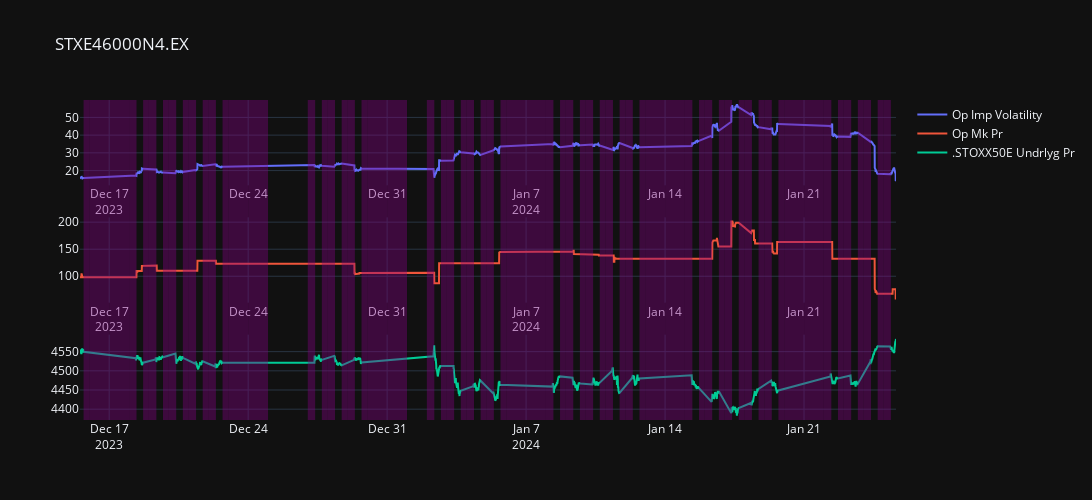

This figure's notebook cell:
### Code cell
IIVNGIPAC_optn_test3.graph(mrkt_exhng_open_time='9:00', mrkt_exhng_close_time='17:00').stack3().fig

### Figure 1 — Plotly figure (JSON) as saved in the notebook; plotly's stock layout.template omitted (floating-point values rounded to 4 significant figures; data arrays with more than 128 entries replaced by an {"elided": "..."} marker saying what was removed)
{"data": [{"name": "Op Imp Volatility", "type": "scatter", "x": {"elided": "1395 str values"}, "xaxis": "x", "y": {"elided": "1395 float values"}, "yaxis": "y"}, {"name": "Op Mk Pr", "type": "scatter", "x": {"elided": "1395 str values"}, "xaxis": "x2", "y": {"elided": "1395 float values"}, "yaxis": "y2"}, {"name": ".STOXX50E Undrlyg Pr", "type": "scatter", "x": {"elided": "1395 str values"}, "xaxis": "x3", "y": {"elided": "1395 float values"}, "yaxis": "y3"}], "layout": {"autosize": false, "height": 500, "shapes": [{"fillcolor": "purple", "line": {"color": "purple", "width": 0}, "opacity": 0.4, "type": "rect", "x0": "2023-12-15T17:00:00", "x1": "2023-12-15T23:59:59", "xref": "x", "y0": 0, "y1": 1, "yref": "paper"}, {"fillcolor": "purple", "line": {"color": "purple", "width": 0}, "opacity": 0.4, "type": "rect", "x0": "2023-12-16T00:00:00", "x1": "2023-12-16T23:59:59", "xref": "x", "y0": 0, "y1": 1, "yref": "paper"}, {"fillcolor": "purple", "line": {"color": "purple", "width": 0}, "opacity": 0.4, "type": "rect", "x0": "2023-12-17T00:00:00", "x1": "2023-12-17T23:59:59", "xref": "x", "y0": 0, "y1": 1, "yref": "paper"}, {"fillcolor": "purple", "line": {"color": "purple", "width": 0}, "opacity": 0.4, "type": "rect", "x0": "2023-12-18T00:00:01", "x1": "2023-12-18T09:00:00", "xref": "x", "y0": 0, "y1": 1, "yref": "paper"}, {"fillcolor": "purple", "line": {"color": "purple", "width": 0}, "opacity": 0.4, "type": "rect", "x0": "2023-12-18T17:00:00", "x1": "2023-12-18T23:59:59", "xref": "x", "y0": 0, "y1": 1, "yref": "paper"}, {"fillcolor": "purple", "line": {"color": "purple", "width": 0}, "opacity": 0.4, "type": "rect", "x0": "2023-12-19T00:00:01", "x1": "2023-12-19T09:00:00", "xref": "x", "y0": 0, "y1": 1, "yref": "paper"}, {"fillcolor": "purple", "line": {"color": "purple", "width": 0}, "opacity": 0.4, "type": "rect", "x0": "2023-12-19T17:00:00", "x1": "2023-12-19T23:59:59", "xref": "x", "y0": 0, "y1": 1, "yref": "paper"}, {"fillcolor": "purple", "line": {"color": "purple", "width": 0}, "opacity": 0.4, "type": "rect", "x0": "2023-12-20T00:00:01", "x1": "2023-12-20T09:00:00", "xref": "x", "y0": 0, "y1": 1, "yref": "paper"}, {"fillcolor": "purple", "line": {"color": "purple", "width": 0}, "opacity": 0.4, "type": "rect", "x0": "2023-12-20T17:00:00", "x1": "2023-12-20T23:59:59", "xref": "x", "y0": 0, "y1": 1, "yref": "paper"}, {"fillcolor": "purple", "line": {"color": "purple", "width": 0}, "opacity": 0.4, "type": "rect", "x0": "2023-12-21T00:00:01", "x1": "2023-12-21T09:00:00", "xref": "x", "y0": 0, "y1": 1, "yref": "paper"}, {"fillcolor": "purple", "line": {"color": "purple", "width": 0}, "opacity": 0.4, "type": "rect", "x0": "2023-12-21T17:00:00", "x1": "2023-12-21T23:59:59", "xref": "x", "y0": 0, "y1": 1, "yref": "paper"}, {"fillcolor": "purple", "line": {"color": "purple", "width": 0}, "opacity": 0.4, "type": "rect", "x0": "2023-12-22T00:00:01", "x1": "2023-12-22T09:00:00", "xref": "x", "y0": 0, "y1": 1, "yref": "paper"}, {"fillcolor": "purple", "line": {"color": "purple", "width": 0}, "opacity": 0.4, "type": "rect", "x0": "2023-12-22T17:00:00", "x1": "2023-12-22T23:59:59", "xref": "x", "y0": 0, "y1": 1, "yref": "paper"}, {"fillcolor": "purple", "line": {"color": "purple", "width": 0}, "opacity": 0.4, "type": "rect", "x0": "2023-12-23T00:00:00", "x1": "2023-12-23T23:59:59", "xref": "x", "y0": 0, "y1": 1, "yref": "paper"}, {"fillcolor": "purple", "line": {"color": "purple", "width": 0}, "opacity": 0.4, "type": "rect", "x0": "2023-12-24T00:00:00", "x1": "2023-12-24T23:59:59", "xref": "x", "y0": 0, "y1": 1, "yref": "paper"}, {"fillcolor": "purple", "line": {"color": "purple", "width": 0}, "opacity": 0.4, "type": "rect", "x0": "2023-12-27T00:00:01", "x1": "2023-12-27T09:00:00", "xref": "x", "y0": 0, "y1": 1, "yref": "paper"}, {"fillcolor": "purple", "line": {"color": "purple", "width": 0}, "opacity": 0.4, "type": "rect", "x0": "2023-12-27T17:00:00", "x1": "2023-12-27T23:59:59", "xref": "x", "y0": 0, "y1": 1, "yref": "paper"}, {"fillcolor": "purple", "line": {"color": "purple", "width": 0}, "opacity": 0.4, "type": "rect", "x0": "2023-12-28T00:00:01", "x1": "2023-12-28T09:00:00", "xref": "x", "y0": 0, "y1": 1, "yref": "paper"}, {"fillcolor": "purple", "line": {"color": "purple", "width": 0}, "opacity": 0.4, "type": "rect", "x0": "2023-12-28T17:00:00", "x1": "2023-12-28T23:59:59", "xref": "x", "y0": 0, "y1": 1, "yref": "paper"}, {"fillcolor": "purple", "line": {"color": "purple", "width": 0}, "opacity": 0.4, "type": "rect", "x0": "2023-12-29T00:00:01", "x1": "2023-12-29T09:00:00", "xref": "x", "y0": 0, "y1": 1, "yref": "paper"}, {"fillcolor": "purple", "line": {"color": "purple", "width": 0}, "opacity": 0.4, "type": "rect", "x0": "2023-12-29T17:00:00", "x1": "2023-12-29T23:59:59", "xref": "x", "y0": 0, "y1": 1, "yref": "paper"}, {"fillcolor": "purple", "line": {"color": "purple", "width": 0}, "opacity": 0.4, "type": "rect", "x0": "2023-12-30T00:00:00", "x1": "2023-12-30T23:59:59", "xref": "x", "y0": 0, "y1": 1, "yref": "paper"}, {"fillcolor": "purple", "line": {"color": "purple", "width": 0}, "opacity": 0.4, "type": "rect", "x0": "2023-12-31T00:00:00", "x1": "2023-12-31T23:59:59", "xref": "x", "y0": 0, "y1": 1, "yref": "paper"}, {"fillcolor": "purple", "line": {"color": "purple", "width": 0}, "opacity": 0.4, "type": "rect", "x0": "2024-01-02T00:00:01", "x1": "2024-01-02T09:00:00", "xref": "x", "y0": 0, "y1": 1, "yref": "paper"}, {"fillcolor": "purple", "line": {"color": "purple", "width": 0}, "opacity": 0.4, "type": "rect", "x0": "2024-01-02T17:00:00", "x1": "2024-01-02T23:59:59", "xref": "x", "y0": 0, "y1": 1, "yref": "paper"}, {"fillcolor": "purple", "line": {"color": "purple", "width": 0}, "opacity": 0.4, "type": "rect", "x0": "2024-01-03T00:00:01", "x1": "2024-01-03T09:00:00", "xref": "x", "y0": 0, "y1": 1, "yref": "paper"}, {"fillcolor": "purple", "line": {"color": "purple", "width": 0}, "opacity": 0.4, "type": "rect", "x0": "2024-01-03T17:00:00", "x1": "2024-01-03T23:59:59", "xref": "x", "y0": 0, "y1": 1, "yref": "paper"}, {"fillcolor": "purple", "line": {"color": "purple", "width": 0}, "opacity": 0.4, "type": "rect", "x0": "2024-01-04T00:00:01", "x1": "2024-01-04T09:00:00", "xref": "x", "y0": 0, "y1": 1, "yref": "paper"}, {"fillcolor": "purple", "line": {"color": "purple", "width": 0}, "opacity": 0.4, "type": "rect", "x0": "2024-01-04T17:00:00", "x1": "2024-01-04T23:59:59", "xref": "x", "y0": 0, "y1": 1, "yref": "paper"}, {"fillcolor": "purple", "line": {"color": "purple", "width": 0}, "opacity": 0.4, "type": "rect", "x0": "2024-01-05T00:00:01", "x1": "2024-01-05T09:00:00", "xref": "x", "y0": 0, "y1": 1, "yref": "paper"}, {"fillcolor": "purple", "line": {"color": "purple", "width": 0}, "opacity": 0.4, "type": "rect", "x0": "2024-01-05T17:00:00", "x1": "2024-01-05T23:59:59", "xref": "x", "y0": 0, "y1": 1, "yref": "paper"}, {"fillcolor": "purple", "line": {"color": "purple", "width": 0}, "opacity": 0.4, "type": "rect", "x0": "2024-01-06T00:00:00", "x1": "2024-01-06T23:59:59", "xref": "x", "y0": 0, "y1": 1, "yref": "paper"}, {"fillcolor": "purple", "line": {"color": "purple", "width": 0}, "opacity": 0.4, "type": "rect", "x0": "2024-01-07T00:00:00", "x1": "2024-01-07T23:59:59", "xref": "x", "y0": 0, "y1": 1, "yref": "paper"}, {"fillcolor": "purple", "line": {"color": "purple", "width": 0}, "opacity": 0.4, "type": "rect", "x0": "2024-01-08T00:00:01", "x1": "2024-01-08T09:00:00", "xref": "x", "y0": 0, "y1": 1, "yref": "paper"}, {"fillcolor": "purple", "line": {"color": "purple", "width": 0}, "opacity": 0.4, "type": "rect", "x0": "2024-01-08T17:00:00", "x1": "2024-01-08T23:59:59", "xref": "x", "y0": 0, "y1": 1, "yref": "paper"}, {"fillcolor": "purple", "line": {"color": "purple", "width": 0}, "opacity": 0.4, "type": "rect", "x0": "2024-01-09T00:00:01", "x1": "2024-01-09T09:00:00", "xref": "x", "y0": 0, "y1": 1, "yref": "paper"}, {"fillcolor": "purple", "line": {"color": "purple", "width": 0}, "opacity": 0.4, "type": "rect", "x0": "2024-01-09T17:00:00", "x1": "2024-01-09T23:59:59", "xref": "x", "y0": 0, "y1": 1, "yref": "paper"}, {"fillcolor": "purple", "line": {"color": "purple", "width": 0}, "opacity": 0.4, "type": "rect", "x0": "2024-01-10T00:00:01", "x1": "2024-01-10T09:00:00", "xref": "x", "y0": 0, "y1": 1, "yref": "paper"}, {"fillcolor": "purple", "line": {"color": "purple", "width": 0}, "opacity": 0.4, "type": "rect", "x0": "2024-01-10T17:00:00", "x1": "2024-01-10T23:59:59", "xref": "x", "y0": 0, "y1": 1, "yref": "paper"}, {"fillcolor": "purple", "line": {"color": "purple", "width": 0}, "opacity": 0.4, "type": "rect", "x0": "2024-01-11T00:00:01", "x1": "2024-01-11T09:00:00", "xref": "x", "y0": 0, "y1": 1, "yref": "paper"}, {"fillcolor": "purple", "line": {"color": "purple", "width": 0}, "opacity": 0.4, "type": "rect", "x0": "2024-01-11T17:00:00", "x1": "2024-01-11T23:59:59", "xref": "x", "y0": 0, "y1": 1, "yref": "paper"}, {"fillcolor": "purple", "line": {"color": "purple", "width": 0}, "opacity": 0.4, "type": "rect", "x0": "2024-01-12T00:00:01", "x1": "2024-01-12T09:00:00", "xref": "x", "y0": 0, "y1": 1, "yref": "paper"}, {"fillcolor": "purple", "line": {"color": "purple", "width": 0}, "opacity": 0.4, "type": "rect", "x0": "2024-01-12T17:00:00", "x1": "2024-01-12T23:59:59", "xref": "x", "y0": 0, "y1": 1, "yref": "paper"}, {"fillcolor": "purple", "line": {"color": "purple", "width": 0}, "opacity": 0.4, "type": "rect", "x0": "2024-01-13T00:00:00", "x1": "2024-01-13T23:59:59", "xref": "x", "y0": 0, "y1": 1, "yref": "paper"}, {"fillcolor": "purple", "line": {"color": "purple", "width": 0}, "opacity": 0.4, "type": "rect", "x0": "2024-01-14T00:00:00", "x1": "2024-01-14T23:59:59", "xref": "x", "y0": 0, "y1": 1, "yref": "paper"}, {"fillcolor": "purple", "line": {"color": "purple", "width": 0}, "opacity": 0.4, "type": "rect", "x0": "2024-01-15T00:00:01", "x1": "2024-01-15T09:00:00", "xref": "x", "y0": 0, "y1": 1, "yref": "paper"}, {"fillcolor": "purple", "line": {"color": "purple", "width": 0}, "opacity": 0.4, "type": "rect", "x0": "2024-01-15T17:00:00", "x1": "2024-01-15T23:59:59", "xref": "x", "y0": 0, "y1": 1, "yref": "paper"}, {"fillcolor": "purple", "line": {"color": "purple", "width": 0}, "opacity": 0.4, "type": "rect", "x0": "2024-01-16T00:00:01", "x1": "2024-01-16T09:00:00", "xref": "x", "y0": 0, "y1": 1, "yref": "paper"}, {"fillcolor": "purple", "line": {"color": "purple", "width": 0}, "opacity": 0.4, "type": "rect", "x0": "2024-01-16T17:00:00", "x1": "2024-01-16T23:59:59", "xref": "x", "y0": 0, "y1": 1, "yref": "paper"}, {"fillcolor": "purple", "line": {"color": "purple", "width": 0}, "opacity": 0.4, "type": "rect", "x0": "2024-01-17T00:00:01", "x1": "2024-01-17T09:00:00", "xref": "x", "y0": 0, "y1": 1, "yref": "paper"}, {"fillcolor": "purple", "line": {"color": "purple", "width": 0}, "opacity": 0.4, "type": "rect", "x0": "2024-01-17T17:00:00", "x1": "2024-01-17T23:59:59", "xref": "x", "y0": 0, "y1": 1, "yref": "paper"}, {"fillcolor": "purple", "line": {"color": "purple", "width": 0}, "opacity": 0.4, "type": "rect", "x0": "2024-01-18T00:00:01", "x1": "2024-01-18T09:00:00", "xref": "x", "y0": 0, "y1": 1, "yref": "paper"}, {"fillcolor": "purple", "line": {"color": "purple", "width": 0}, "opacity": 0.4, "type": "rect", "x0": "2024-01-18T17:00:00", "x1": "2024-01-18T23:59:59", "xref": "x", "y0": 0, "y1": 1, "yref": "paper"}, {"fillcolor": "purple", "line": {"color": "purple", "width": 0}, "opacity": 0.4, "type": "rect", "x0": "2024-01-19T00:00:01", "x1": "2024-01-19T09:00:00", "xref": "x", "y0": 0, "y1": 1, "yref": "paper"}, {"fillcolor": "purple", "line": {"color": "purple", "width": 0}, "opacity": 0.4, "type": "rect", "x0": "2024-01-19T17:00:00", "x1": "2024-01-19T23:59:59", "xref": "x", "y0": 0, "y1": 1, "yref": "paper"}, {"fillcolor": "purple", "line": {"color": "purple", "width": 0}, "opacity": 0.4, "type": "rect", "x0": "2024-01-20T00:00:00", "x1": "2024-01-20T23:59:59", "xref": "x", "y0": 0, "y1": 1, "yref": "paper"}, {"fillcolor": "purple", "line": {"color": "purple", "width": 0}, "opacity": 0.4, "type": "rect", "x0": "2024-01-21T00:00:00", "x1": "2024-01-21T23:59:59", "xref": "x", "y0": 0, "y1": 1, "yref": "paper"}, {"fillcolor": "purple", "line": {"color": "purple", "width": 0}, "opacity": 0.4, "type": "rect", "x0": "2024-01-22T00:00:01", "x1": "2024-01-22T09:00:00", "xref": "x", "y0": 0, "y1": 1, "yref": "paper"}, {"fillcolor": "purple", "line": {"color": "purple", "width": 0}, "opacity": 0.4, "type": "rect", "x0": "2024-01-22T17:00:00", "x1": "2024-01-22T23:59:59", "xref": "x", "y0": 0, "y1": 1, "yref": "paper"}, {"fillcolor": "purple", "line": {"color": "purple", "width": 0}, "opacity": 0.4, "type": "rect", "x0": "2024-01-23T00:00:01", "x1": "2024-01-23T09:00:00", "xref": "x", "y0": 0, "y1": 1, "yref": "paper"}, {"fillcolor": "purple", "line": {"color": "purple", "width": 0}, "opacity": 0.4, "type": "rect", "x0": "2024-01-23T17:00:00", "x1": "2024-01-23T23:59:59", "xref": "x", "y0": 0, "y1": 1, "yref": "paper"}, {"fillcolor": "purple", "line": {"color": "purple", "width": 0}, "opacity": 0.4, "type": "rect", "x0": "2024-01-24T00:00:01", "x1": "2024-01-24T09:00:00", "xref": "x", "y0": 0, "y1": 1, "yref": "paper"}, {"fillcolor": "purple", "line": {"color": "purple", "width": 0}, "opacity": 0.4, "type": "rect", "x0": "2024-01-24T17:00:00", "x1": "2024-01-24T23:59:59", "xref": "x", "y0": 0, "y1": 1, "yref": "paper"}, {"fillcolor": "purple", "line": {"color": "purple", "width": 0}, "opacity": 0.4, "type": "rect", "x0": "2024-01-25T00:00:01", "x1": "2024-01-25T09:00:00", "xref": "x", "y0": 0, "y1": 1, "yref": "paper"}], "title": {"text": "STXE46000N4.EX"}, "width": 1300, "xaxis": {"anchor": "y", "domain": [0, 1], "rangeslider": {"visible": false}}, "xaxis2": {"anchor": "y2", "domain": [0, 1]}, "xaxis3": {"anchor": "y3", "domain": [0, 1]}, "yaxis": {"anchor": "x", "domain": [0.7333, 1]}, "yaxis2": {"anchor": "x2", "domain": [0.3667, 0.6333]}, "yaxis3": {"anchor": "x3", "domain": [0, 0.2667]}}}
